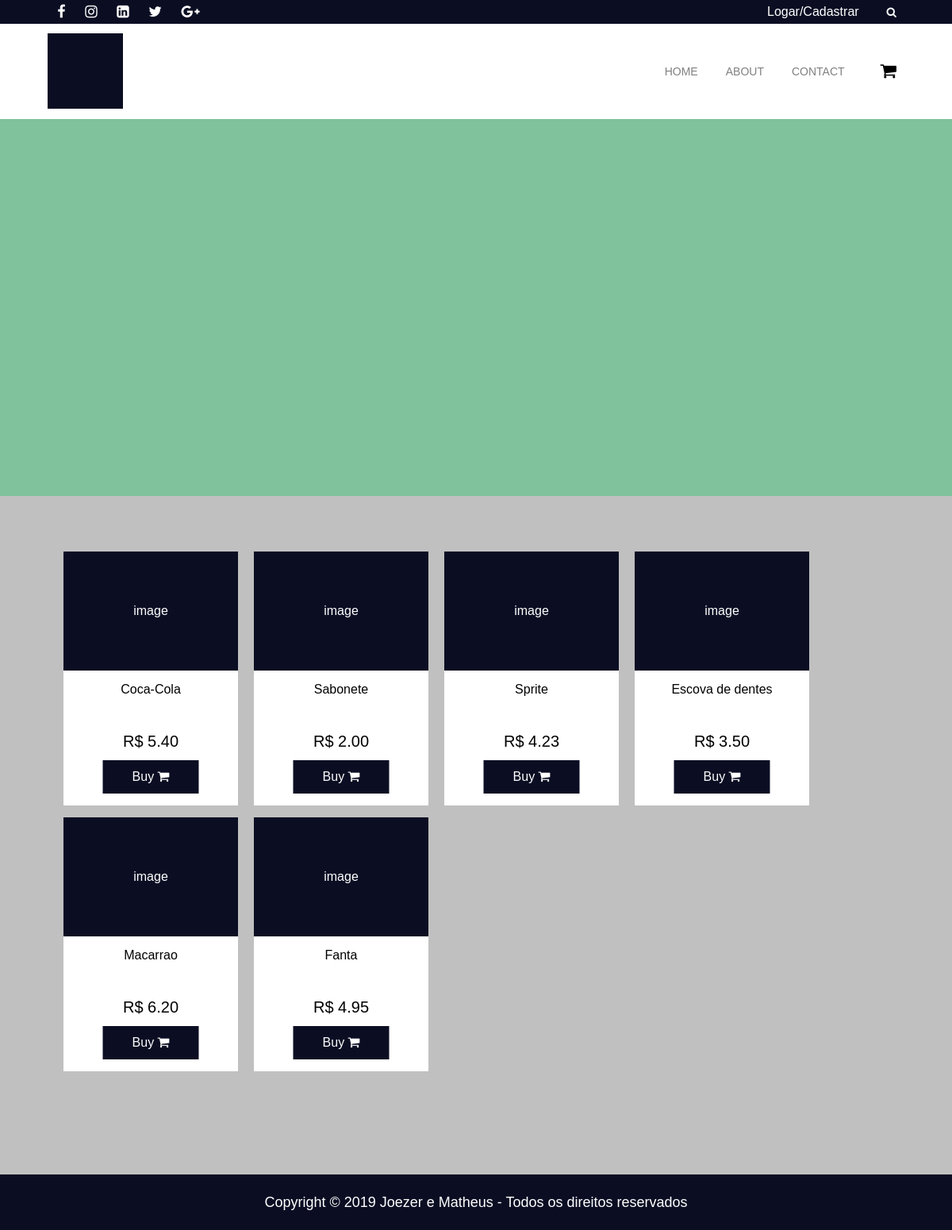
The page / on the database its author committed.
### tables this page shows
CREATE TABLE `produtos` (
  `procodig` int(11) NOT NULL,
  `pronome` varchar(100) NOT NULL,
  `promarca` varchar(50) NOT NULL,
  `procateg` int(11) NOT NULL,
  `propreco` decimal(10,2) NOT NULL
);

### index.php (the view, shortened to what this page needs)
<?php
include("conecta.php");
include("funcoes.php");
if(isset($_SESSION['admin']))
{
    include("topo_admin.php");
} else if(isset($_SESSION['user'])) {
    include("topo_user.php");
    $codigo_user = $_SESSION['codigo'];
    $username = $_SESSION['user'];
} else {
    include("topo.php");
}
abreTag("div", array("id"=>"myCart"));
        fechaTag("button");
    $sql = "select procodig, pronome, promarca, procateg, propreco  from produtos";
    try{
        $consulta = $link->prepare($sql);
        $consulta->execute();
        while($registro=$consulta->fetch(PDO::FETCH_ASSOC)){
          $nome = $registro['pronome'];
          $preco = $registro['propreco'];
                echo("image");
                echo($nome);
                echo("R$ $preco");
                echo("Buy &#xf07a;");
        }
    } catch(PDOException $ex){
        echo ($ex->getMessage());
    }
include ("rodape.php");
?>
<!DOCTYPE html>
<html lang="en">
    <head>
    </head>
    <body>
    </body>
</html>

### topo.php (shortened to what this page needs)
<!DOCTYPE html>
<html lang="pt-br">
	<head>
		<link rel="stylesheet" href="https://cdnjs.cloudflare.com/ajax/libs/font-awesome/4.7.0/css/font-awesome.min.css">
		<link rel="stylesheet" type="text/css" href="style.css">
	</head>
	<body>
		<header>
			<div id="sub-menu">
				<div class="icones-s-medias">
					<a href="#">&#xf09a;</a>
					<a href="#">&#xf16d;</a>
					<a href="#">&#xf08c;</a>
					<a href="#">&#xf099;</a>
					<a href="#">&#xf0d5;</a>
				</div>
				<div id="login">
					<ul>
						<li><a href="form_cadastro.php">Logar/Cadastrar</a></li>
						<button id="search">&#xf002;</button>
					</ul>
				</div>
			</div>
			<div id="main-menu">
				<div id="logo"></div>
				<ul>
					<li><a href="index.php">Home</a></li>
					<li><a href="sobre.php">About</a></li>
					<li><a href="contato.php">Contact</a></li>
					<button id="carrinho">&#xf07a;</button>
				</ul>
			</div>
		</header>
		<div id="banner"></div>
	</body>
</html>

### funcoes.php (shortened to what this page needs)
<?php
function abreTag($tag,$vet=array()){
   echo("<$tag");
   if (count($vet) > 0) {
	foreach($vet as $atrib => $valor){
		echo(" $atrib='$valor'");
	}
	}
echo(">\n");
}
function fechaTag($tag){
	echo ("</$tag>");
}
?>

### rodape.php
<footer>
	<p id="copyright">Copyright &copy 2019 Joezer e Matheus - Todos os direitos reservados</p>
</footer>

### style.css (style rules this page uses)
* { padding: 0; margin: 0; font-family: sans-serif, fontAwesome; }
body { background-color: #c0c0c0; }
header { height: 150px; position: relative; background-color: white; }
header #sub-menu { background-color: #0b0e23; height: 20%; position: relative; left: 0%; display: flex; }
#sub-menu .icones-s-medias { width: 17%; height: 100%; display: flex; align-items: center; margin-left: 5%; justify-content: space-around; }
#sub-menu .icones-s-medias a { text-decoration: none; color: white; font-size: 18px; }
#login { background-color: #0b0e23; width: 30%; height: 100%; position: relative; left: 43%; display: flex; justify-content: flex-end; }
#login ul { display: flex; align-items: center; }
#login ul li { list-style: none; margin-left: 25px; }
#login ul li a { text-decoration: none; color: white; }
#login ul button { border: none; margin-left: 25px; padding: 5px 10px; color: white; background-color: transparent; }
#main-menu { width: 90%; height: 70%; margin: 7px auto; display: flex; align-items: center; }
#main-menu #logo { height: 90%; width: 15%; background-color: #0b0e23; }
#main-menu ul { display: flex; margin-left: 60%; align-items: center; }
#main-menu ul li { list-style: none; margin-left: 35px; }
#main-menu ul li a { color: white; text-decoration: none; text-transform: uppercase; font-size: 14px; color: gray; }
#main-menu button { margin-left: 35px; border: none; padding: 5px 10px; font-size: 22px; color: black; background-color: transparent; }
#banner { background-color: #7fc29b; height: 550px; width: 100%; margin: -75px auto; }
#compras { height: auto; width: 90%; margin: 115px auto; padding: 15px 15px; }
#compras:after { content: ''; display: table; clear: both; }
.card { background-color: white; height: 320px; width: 220px; margin-top: 15px; margin-left: 20px; position: relative; float: left; }
.card .imagem-prod { background-color: #0b0e23; width: 100%; height: 47%; display: flex; align-items: center; justify-content: center; color: white; }
.card .addToCart { background-color: #0b0e23; width: 55%; height: 13%; border: none; position: absolute; bottom: 15px; margin: 0 auto; left: 50%; transform: translateX(-50%); font-size: 16px; color: white; }
.card p { color: black; font-size: 16px; margin-top: 15px; text-align: center; width: 85%; position: relative; left: 50%; margin-top: 15px; transform: translateX(-50%); }
.card p:nth-child(3) { margin-top: 45px; font-size: 20px; width: 55%; color: black; text-align: center; position: absolute; left: 50%; transform: translateX(-50%); }
footer { background-color: #0b0e23; height: 70px; display: flex; align-items: center; justify-content: center; }
footer #copyright { height: 50%; width: 50%; color: white; font-size: 18px; display: flex; align-items: center; justify-content: center; }
section { width: 95%; margin: 45px auto 25px auto; position: relative; min-height: auto; }

### rows shown on the page
produtos: pronome "Coca-Cola", propreco "5.40"
produtos: pronome "Sabonete", propreco "2.00"
produtos: pronome "Sprite", propreco "4.23"
produtos: pronome "Escova de dentes", propreco "3.50"
produtos: pronome "Macarrao", propreco "6.20"
produtos: pronome "Fanta", propreco "4.95"
